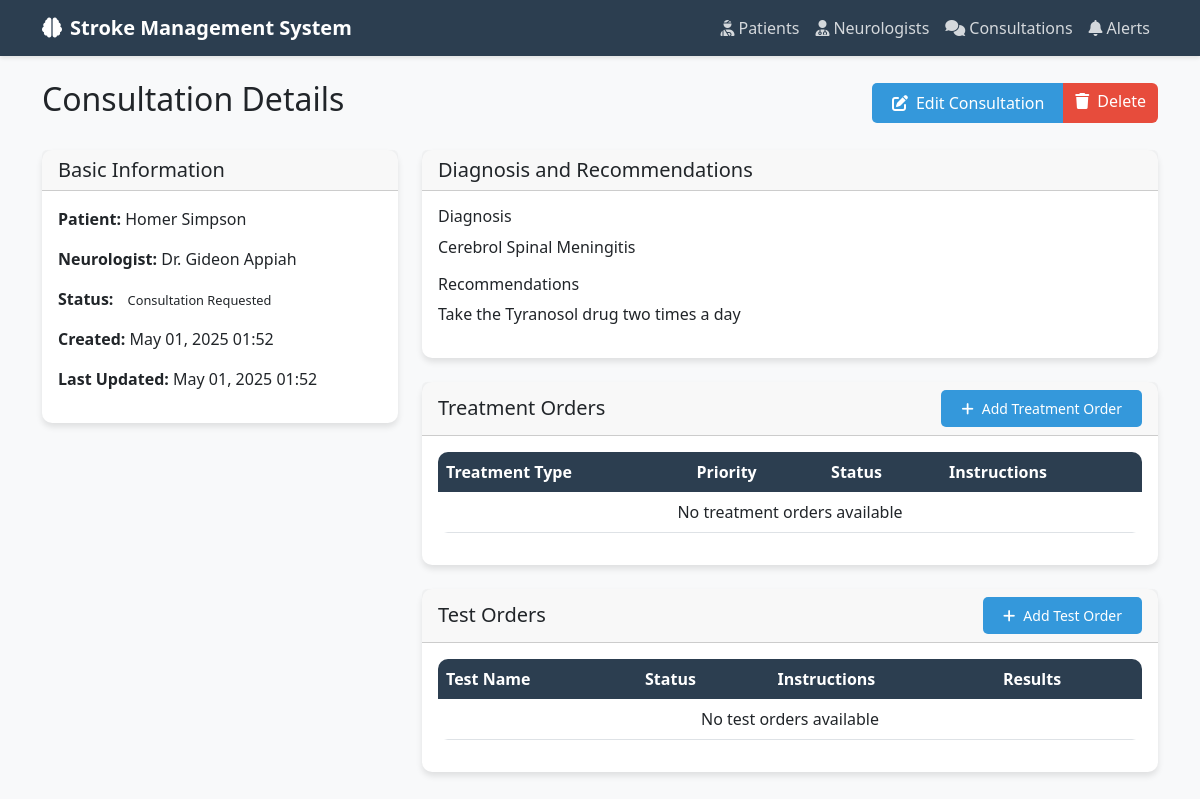
The app's page /consultations/1/ (signed in) with its own data.
### neurologists/models.py (models this page shows, shortened)
class Consultation(models.Model):
    STATUS_CHOICES = [
        ('REQUESTED', 'Consultation Requested'),
        ('IN_PROGRESS', 'In Progress'),
        ('COMPLETED', 'Completed'),
        ('CANCELLED', 'Cancelled')
    ]
    patient = models.ForeignKey(Patient, on_delete=models.CASCADE, related_name='consultations')
    neurologist = models.ForeignKey(Neurologist, on_delete=models.CASCADE, related_name='consultations')
    status = models.CharField(max_length=20, choices=STATUS_CHOICES, default='REQUESTED')
    diagnosis = models.TextField(blank=True)
    recommendations = models.TextField(blank=True)
    created_at = models.DateTimeField(auto_now_add=True)
    updated_at = models.DateTimeField(auto_now=True)
    completed_at = models.DateTimeField(null=True, blank=True)
    class Meta:
        ordering = ['-created_at']

class Neurologist(models.Model):
    user = models.OneToOneField(User, on_delete=models.CASCADE)
    license_number = models.CharField(max_length=50, unique=True)
    phone_number = models.CharField(max_length=20)
    hospital_affiliation = models.CharField(max_length=200)
    is_available = models.BooleanField(default=True)
    created_at = models.DateTimeField(auto_now_add=True)
    updated_at = models.DateTimeField(auto_now=True)

### patients/models.py (models this page shows, shortened)
class Patient(models.Model):
    GENDER_CHOICES = [
        ('M', 'Male'),
        ('F', 'Female'),
        ('O', 'Other')
    ]
    name = models.CharField(max_length=100)
    age = models.IntegerField(validators=[MinValueValidator(0), MaxValueValidator(150)])
    sex = models.CharField(max_length=1, choices=GENDER_CHOICES)
    chief_complaint = models.TextField()
    medical_history = models.TextField()
    created_at = models.DateTimeField(auto_now_add=True)
    updated_at = models.DateTimeField(auto_now=True)

### stroke_system/views.py (the view)
# urls.py: path('consultations/<int:pk>/', consultation_detail, name='consultation_detail'),
@login_required
def consultation_detail(request, pk):
    consultation = Consultation.objects.select_related(
        'patient', 'neurologist__user'
    ).get(pk=pk)
    treatment_orders = consultation.treatment_orders.all()
    test_orders = consultation.test_orders.all()
    return render(request, 'consultations/detail.html', {
        'consultation': consultation,
        'treatment_orders': treatment_orders,
        'test_orders': test_orders
    })

### templates/consultations/detail.html (shortened to what this page needs)
{% extends 'base.html' %}
{% block content %}
<div class="d-flex justify-content-between align-items-center mb-4">
    <h2>Consultation Details</h2>
    <div class="btn-group">
        <a href="{% url 'admin:neurologists_consultation_change' consultation.pk %}" class="btn btn-primary">
            <i class="fas fa-edit me-2"></i>Edit Consultation
        </a>
        <a href="{% url 'admin:neurologists_consultation_delete' consultation.pk %}" class="btn btn-danger">
            <i class="fas fa-trash me-2"></i>Delete
        </a>
    </div>
</div>
<div class="row">
    <div class="col-md-4">
        <div class="card mb-4">
            <div class="card-header">
                <h5 class="card-title mb-0">Basic Information</h5>
            </div>
            <div class="card-body">
                <p><strong>Patient:</strong> {{ consultation.patient.name }}</p>
                <p><strong>Neurologist:</strong> Dr. {{ consultation.neurologist.user.get_full_name }}</p>
                <p><strong>Status:</strong>
                    <span class="status-badge status-{{ consultation.status|lower }}">
                        {{ consultation.get_status_display }}
                    </span>
                </p>
                <p><strong>Created:</strong> {{ consultation.created_at|date:"M d, Y H:i" }}</p>
                <p><strong>Last Updated:</strong> {{ consultation.updated_at|date:"M d, Y H:i" }}</p>
            </div>
        </div>
    </div>
    <div class="col-md-8">
        <div class="card mb-4">
            <div class="card-header">
                <h5 class="card-title mb-0">Diagnosis and Recommendations</h5>
            </div>
            <div class="card-body">
                <h6>Diagnosis</h6>
                <p>{{ consultation.diagnosis|default:"No diagnosis provided" }}</p>
                <h6>Recommendations</h6>
                <p>{{ consultation.recommendations|default:"No recommendations provided" }}</p>
            </div>
        </div>
        <div class="card mb-4">
            <div class="card-header d-flex justify-content-between align-items-center">
                <h5 class="card-title mb-0">Treatment Orders</h5>
                <a href="{% url 'admin:neurologists_treatmentorder_add' %}?consultation={{ consultation.pk }}" class="btn btn-sm btn-primary">
                    <i class="fas fa-plus me-2"></i>Add Treatment Order
                </a>
            </div>
            <div class="card-body">
                <div class="table-responsive">
                    <table class="table">
                        <thead>
                            <tr>
                                <th>Treatment Type</th>
                                <th>Priority</th>
                                <th>Status</th>
                                <th>Instructions</th>
                            </tr>
                        </thead>
                        <tbody>
                            {% for order in treatment_orders %}
                            <tr>
                                <td>{{ order.treatment_type }}</td>
                                <td>
                                    <span class="priority-badge priority-{{ order.priority|lower }}">
                                        {{ order.get_priority_display }}
                                    </span>
                                </td>
                                <td>
                                    {% if order.is_completed %}
                                    <span class="badge bg-success">Completed</span>
                                    {% else %}
                                    <span class="badge bg-warning">Pending</span>
                                    {% endif %}
                                </td>
                                <td>{{ order.instructions|truncatechars:50 }}</td>
                            </tr>
                            {% empty %}
                            <tr>
                                <td colspan="4" class="text-center">No treatment orders available</td>
                            </tr>
                            {% endfor %}
                        </tbody>
                    </table>
                </div>
            </div>
        </div>
        <div class="card">
            <div class="card-header d-flex justify-content-between align-items-center">
                <h5 class="card-title mb-0">Test Orders</h5>
                <a href="{% url 'admin:neurologists_testorder_add' %}?consultation={{ consultation.pk }}" class="btn btn-sm btn-primary">
                    <i class="fas fa-plus me-2"></i>Add Test Order
                </a>
            </div>
            <div class="card-body">
                <div class="table-responsive">
                    <table class="table">
                        <thead>
                            <tr>
                                <th>Test Name</th>
                                <th>Status</th>
                                <th>Instructions</th>
                                <th>Results</th>
                            </tr>
                        </thead>
                        <tbody>
                            {% for order in test_orders %}
                            <tr>
                                <td>{{ order.test_name }}</td>
                                <td>
                                    {% if order.is_completed %}
                                    <span class="badge bg-success">Completed</span>
                                    {% else %}
                                    <span class="badge bg-warning">Pending</span>
                                    {% endif %}
                                </td>
                                <td>{{ order.instructions|truncatechars:50 }}</td>
                                <td>{{ order.results|truncatechars:50|default:"No results yet" }}</td>
                            </tr>
                            {% empty %}
                            <tr>
                                <td colspan="4" class="text-center">No test orders available</td>
                            </tr>
                            {% endfor %}
                        </tbody>
                    </table>
                </div>
            </div>
        </div>
    </div>
</div>
{% endblock %}

### templates/base.html (style rules this page uses)
:root { --primary-color: #2c3e50; --secondary-color: #3498db; --accent-color: #e74c3c; --light-bg: #f8f9fa; }
body { font-family: 'Segoe UI', Tahoma, Geneva, Verdana, sans-serif; background-color: var(--light-bg); }
.card { border: none; border-radius: 10px; box-shadow: 0 4px 6px rgba(0,0,0,0.1); transition: transform 0.3s; }
.btn-primary { background-color: var(--secondary-color); border: none; padding: 8px 20px; border-radius: 5px; }
.btn-danger { background-color: var(--accent-color); border: none; }
.table { background-color: white; border-radius: 10px; overflow: hidden; }
.table thead th { background-color: var(--primary-color); color: white; border: none; }
.status-badge { padding: 5px 10px; border-radius: 20px; font-size: 0.8rem; font-weight: 500; }

### records on screen
Consultation: patient.name "Homer Simpson", neurologist.user.get_full_name "Gideon Appiah", status "Consultation Requested", created_at "May 01, 2025 01:52", updated_at "May 01, 2025 01:52", diagnosis "Cerebrol Spinal Meningitis", recommendations "Take the Tyranosol drug two times a day"
